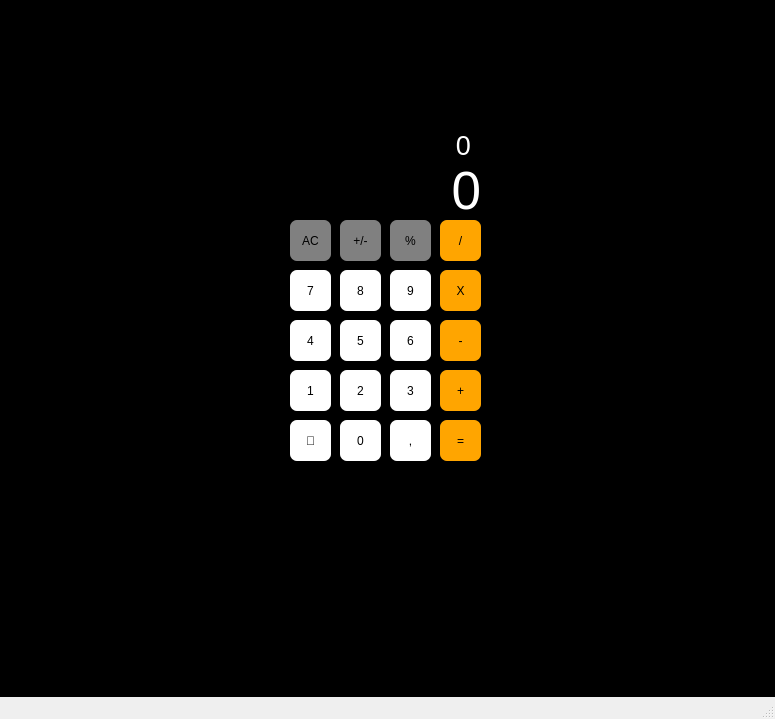
<?xml version="1.0" encoding="UTF-8"?>
<ui version="4.0">
 <class>calculator</class>
 <widget class="QMainWindow" name="calculator">
  <property name="geometry">
   <rect>
    <x>0</x>
    <y>0</y>
    <width>775</width>
    <height>719</height>
   </rect>
  </property>
  <property name="windowTitle">
   <string>MainWindow</string>
  </property>
  <property name="styleSheet">
   <string notr="true">#centralwidget {
	background-color: black;
}

</string>
  </property>
  <widget class="QWidget" name="centralwidget">
   <widget class="QToolButton" name="btn_1">
    <property name="geometry">
     <rect>
      <x>290</x>
      <y>370</y>
      <width>41</width>
      <height>41</height>
     </rect>
    </property>
    <property name="styleSheet">
     <string notr="true">#btn_1 {
	background-color: white;
	border-radius: 7px;
}</string>
    </property>
    <property name="text">
     <string>1</string>
    </property>
    <property name="shortcut">
     <string>1</string>
    </property>
   </widget>
   <widget class="QToolButton" name="btn_6">
    <property name="geometry">
     <rect>
      <x>390</x>
      <y>320</y>
      <width>41</width>
      <height>41</height>
     </rect>
    </property>
    <property name="styleSheet">
     <string notr="true">#btn_6 {
	background-color: white;
	border-radius: 7px;
}</string>
    </property>
    <property name="text">
     <string>6</string>
    </property>
    <property name="shortcut">
     <string>6</string>
    </property>
   </widget>
   <widget class="QToolButton" name="btn_2">
    <property name="geometry">
     <rect>
      <x>340</x>
      <y>370</y>
      <width>41</width>
      <height>41</height>
     </rect>
    </property>
    <property name="styleSheet">
     <string notr="true">#btn_2 {
	background-color: white;
	border-radius: 7px;
}</string>
    </property>
    <property name="text">
     <string>2</string>
    </property>
    <property name="shortcut">
     <string>2</string>
    </property>
   </widget>
   <widget class="QToolButton" name="btn_3">
    <property name="geometry">
     <rect>
      <x>390</x>
      <y>370</y>
      <width>41</width>
      <height>41</height>
     </rect>
    </property>
    <property name="styleSheet">
     <string notr="true">#btn_3 {
	background-color: white;
	border-radius: 7px;
}</string>
    </property>
    <property name="text">
     <string>3</string>
    </property>
    <property name="shortcut">
     <string>3</string>
    </property>
   </widget>
   <widget class="QToolButton" name="btn_4">
    <property name="geometry">
     <rect>
      <x>290</x>
      <y>320</y>
      <width>41</width>
      <height>41</height>
     </rect>
    </property>
    <property name="styleSheet">
     <string notr="true">#btn_4 {
	background-color: white;
	border-radius: 7px;
}</string>
    </property>
    <property name="text">
     <string>4</string>
    </property>
    <property name="shortcut">
     <string>4</string>
    </property>
   </widget>
   <widget class="QToolButton" name="btn_7">
    <property name="geometry">
     <rect>
      <x>290</x>
      <y>270</y>
      <width>41</width>
      <height>41</height>
     </rect>
    </property>
    <property name="styleSheet">
     <string notr="true">#btn_7 {
	background-color: white;
	border-radius: 7px;
}</string>
    </property>
    <property name="text">
     <string>7</string>
    </property>
    <property name="shortcut">
     <string>7</string>
    </property>
   </widget>
   <widget class="QToolButton" name="btn_9">
    <property name="geometry">
     <rect>
      <x>390</x>
      <y>270</y>
      <width>41</width>
      <height>41</height>
     </rect>
    </property>
    <property name="styleSheet">
     <string notr="true">#btn_9 {
	background-color: white;
	border-radius: 7px;
}</string>
    </property>
    <property name="text">
     <string>9</string>
    </property>
    <property name="shortcut">
     <string>9</string>
    </property>
   </widget>
   <widget class="QToolButton" name="btn_8">
    <property name="geometry">
     <rect>
      <x>340</x>
      <y>270</y>
      <width>41</width>
      <height>41</height>
     </rect>
    </property>
    <property name="styleSheet">
     <string notr="true">#btn_8 {
	background-color: white;
	border-radius: 7px;
}</string>
    </property>
    <property name="text">
     <string>8</string>
    </property>
    <property name="shortcut">
     <string>8</string>
    </property>
   </widget>
   <widget class="QToolButton" name="btn_5">
    <property name="geometry">
     <rect>
      <x>340</x>
      <y>320</y>
      <width>41</width>
      <height>41</height>
     </rect>
    </property>
    <property name="styleSheet">
     <string notr="true">#btn_5 {
	background-color: white;
	border-radius: 7px;
}</string>
    </property>
    <property name="text">
     <string>5</string>
    </property>
    <property name="shortcut">
     <string>5</string>
    </property>
   </widget>
   <widget class="QToolButton" name="btn_adicao">
    <property name="geometry">
     <rect>
      <x>440</x>
      <y>370</y>
      <width>41</width>
      <height>41</height>
     </rect>
    </property>
    <property name="styleSheet">
     <string notr="true">#btn_adicao {
	background-color: orange;
	border-radius: 7px;
}</string>
    </property>
    <property name="text">
     <string>+</string>
    </property>
    <property name="shortcut">
     <string>+</string>
    </property>
   </widget>
   <widget class="QToolButton" name="btn_virgula">
    <property name="geometry">
     <rect>
      <x>390</x>
      <y>420</y>
      <width>41</width>
      <height>41</height>
     </rect>
    </property>
    <property name="styleSheet">
     <string notr="true">#btn_virgula {
	background-color: white;
	border-radius: 7px;
}</string>
    </property>
    <property name="text">
     <string>,</string>
    </property>
    <property name="shortcut">
     <string>,</string>
    </property>
   </widget>
   <widget class="QToolButton" name="btn_icone">
    <property name="geometry">
     <rect>
      <x>290</x>
      <y>420</y>
      <width>41</width>
      <height>41</height>
     </rect>
    </property>
    <property name="styleSheet">
     <string notr="true">#btn_icone {
	background-color: white;
	border-radius: 7px;
}</string>
    </property>
    <property name="text">
     <string>🔢</string>
    </property>
   </widget>
   <widget class="QToolButton" name="btn_0">
    <property name="geometry">
     <rect>
      <x>340</x>
      <y>420</y>
      <width>41</width>
      <height>41</height>
     </rect>
    </property>
    <property name="styleSheet">
     <string notr="true">#btn_0 {
	background-color: white;
	border-radius: 7px;
}</string>
    </property>
    <property name="text">
     <string>0</string>
    </property>
    <property name="shortcut">
     <string>0</string>
    </property>
   </widget>
   <widget class="QToolButton" name="btn_maismenos">
    <property name="geometry">
     <rect>
      <x>340</x>
      <y>220</y>
      <width>41</width>
      <height>41</height>
     </rect>
    </property>
    <property name="styleSheet">
     <string notr="true">#btn_maismenos {
	background-color: gray;
	border-radius: 7px;
}</string>
    </property>
    <property name="text">
     <string>+/-</string>
    </property>
   </widget>
   <widget class="QToolButton" name="btn_porcento">
    <property name="geometry">
     <rect>
      <x>390</x>
      <y>220</y>
      <width>41</width>
      <height>41</height>
     </rect>
    </property>
    <property name="styleSheet">
     <string notr="true">#btn_porcento {
	background-color: gray;
	border-radius: 7px;
}</string>
    </property>
    <property name="text">
     <string>%</string>
    </property>
    <property name="shortcut">
     <string>%</string>
    </property>
   </widget>
   <widget class="QToolButton" name="btn_divisao">
    <property name="geometry">
     <rect>
      <x>440</x>
      <y>220</y>
      <width>41</width>
      <height>41</height>
     </rect>
    </property>
    <property name="palette">
     <palette>
      <active>
       <colorrole role="WindowText">
        <brush brushstyle="SolidPattern">
         <color alpha="255">
          <red>0</red>
          <green>0</green>
          <blue>0</blue>
         </color>
        </brush>
       </colorrole>
       <colorrole role="Button">
        <brush brushstyle="SolidPattern">
         <color alpha="255">
          <red>255</red>
          <green>165</green>
          <blue>0</blue>
         </color>
        </brush>
       </colorrole>
       <colorrole role="Light">
        <brush brushstyle="SolidPattern">
         <color alpha="255">
          <red>255</red>
          <green>213</green>
          <blue>127</blue>
         </color>
        </brush>
       </colorrole>
       <colorrole role="Midlight">
        <brush brushstyle="SolidPattern">
         <color alpha="255">
          <red>255</red>
          <green>191</green>
          <blue>63</blue>
         </color>
        </brush>
       </colorrole>
       <colorrole role="Dark">
        <brush brushstyle="SolidPattern">
         <color alpha="255">
          <red>127</red>
          <green>85</green>
          <blue>0</blue>
         </color>
        </brush>
       </colorrole>
       <colorrole role="Mid">
        <brush brushstyle="SolidPattern">
         <color alpha="255">
          <red>170</red>
          <green>113</green>
          <blue>0</blue>
         </color>
        </brush>
       </colorrole>
       <colorrole role="Text">
        <brush brushstyle="SolidPattern">
         <color alpha="255">
          <red>0</red>
          <green>0</green>
          <blue>0</blue>
         </color>
        </brush>
       </colorrole>
       <colorrole role="BrightText">
        <brush brushstyle="SolidPattern">
         <color alpha="255">
          <red>255</red>
          <green>255</green>
          <blue>255</blue>
         </color>
        </brush>
       </colorrole>
       <colorrole role="ButtonText">
        <brush brushstyle="SolidPattern">
         <color alpha="255">
          <red>0</red>
          <green>0</green>
          <blue>0</blue>
         </color>
        </brush>
       </colorrole>
       <colorrole role="Base">
        <brush brushstyle="SolidPattern">
         <color alpha="255">
          <red>255</red>
          <green>165</green>
          <blue>0</blue>
         </color>
        </brush>
       </colorrole>
       <colorrole role="Window">
        <brush brushstyle="SolidPattern">
         <color alpha="255">
          <red>255</red>
          <green>165</green>
          <blue>0</blue>
         </color>
        </brush>
       </colorrole>
       <colorrole role="Shadow">
        <brush brushstyle="SolidPattern">
         <color alpha="255">
          <red>0</red>
          <green>0</green>
          <blue>0</blue>
         </color>
        </brush>
       </colorrole>
       <colorrole role="AlternateBase">
        <brush brushstyle="SolidPattern">
         <color alpha="255">
          <red>255</red>
          <green>212</green>
          <blue>127</blue>
         </color>
        </brush>
       </colorrole>
       <colorrole role="ToolTipBase">
        <brush brushstyle="SolidPattern">
         <color alpha="255">
          <red>255</red>
          <green>255</green>
          <blue>220</blue>
         </color>
        </brush>
       </colorrole>
       <colorrole role="ToolTipText">
        <brush brushstyle="SolidPattern">
         <color alpha="255">
          <red>0</red>
          <green>0</green>
          <blue>0</blue>
         </color>
        </brush>
       </colorrole>
      </active>
      <inactive>
       <colorrole role="WindowText">
        <brush brushstyle="SolidPattern">
         <color alpha="255">
          <red>0</red>
          <green>0</green>
          <blue>0</blue>
         </color>
        </brush>
       </colorrole>
       <colorrole role="Button">
        <brush brushstyle="SolidPattern">
         <color alpha="255">
          <red>255</red>
          <green>165</green>
          <blue>0</blue>
         </color>
        </brush>
       </colorrole>
       <colorrole role="Light">
        <brush brushstyle="SolidPattern">
         <color alpha="255">
          <red>255</red>
          <green>213</green>
          <blue>127</blue>
         </color>
        </brush>
       </colorrole>
       <colorrole role="Midlight">
        <brush brushstyle="SolidPattern">
         <color alpha="255">
          <red>255</red>
          <green>191</green>
          <blue>63</blue>
         </color>
        </brush>
       </colorrole>
       <colorrole role="Dark">
        <brush brushstyle="SolidPattern">
         <color alpha="255">
          <red>127</red>
          <green>85</green>
          <blue>0</blue>
         </color>
        </brush>
       </colorrole>
       <colorrole role="Mid">
        <brush brushstyle="SolidPattern">
         <color alpha="255">
          <red>170</red>
          <green>113</green>
          <blue>0</blue>
         </color>
        </brush>
       </colorrole>
       <colorrole role="Text">
        <brush brushstyle="SolidPattern">
         <color alpha="255">
          <red>0</red>
          <green>0</green>
          <blue>0</blue>
         </color>
        </brush>
       </colorrole>
       <colorrole role="BrightText">
        <brush brushstyle="SolidPattern">
         <color alpha="255">
          <red>255</red>
          <green>255</green>
          <blue>255</blue>
         </color>
        </brush>
       </colorrole>
       <colorrole role="ButtonText">
        <brush brushstyle="SolidPattern">
         <color alpha="255">
          <red>0</red>
          <green>0</green>
          <blue>0</blue>
         </color>
        </brush>
       </colorrole>
       <colorrole role="Base">
        <brush brushstyle="SolidPattern">
         <color alpha="255">
          <red>255</red>
          <green>165</green>
          <blue>0</blue>
         </color>
        </brush>
       </colorrole>
       <colorrole role="Window">
        <brush brushstyle="SolidPattern">
         <color alpha="255">
          <red>255</red>
          <green>165</green>
          <blue>0</blue>
         </color>
        </brush>
       </colorrole>
       <colorrole role="Shadow">
        <brush brushstyle="SolidPattern">
         <color alpha="255">
          <red>0</red>
          <green>0</green>
          <blue>0</blue>
         </color>
        </brush>
       </colorrole>
       <colorrole role="AlternateBase">
        <brush brushstyle="SolidPattern">
         <color alpha="255">
          <red>255</red>
          <green>212</green>
          <blue>127</blue>
         </color>
        </brush>
       </colorrole>
       <colorrole role="ToolTipBase">
        <brush brushstyle="SolidPattern">
         <color alpha="255">
          <red>255</red>
          <green>255</green>
          <blue>220</blue>
         </color>
        </brush>
       </colorrole>
       <colorrole role="ToolTipText">
        <brush brushstyle="SolidPattern">
         <color alpha="255">
          <red>0</red>
          <green>0</green>
          <blue>0</blue>
         </color>
        </brush>
       </colorrole>
      </inactive>
      <disabled>
       <colorrole role="WindowText">
        <brush brushstyle="SolidPattern">
         <color alpha="255">
          <red>127</red>
          <green>85</green>
          <blue>0</blue>
         </color>
        </brush>
       </colorrole>
       <colorrole role="Button">
        <brush brushstyle="SolidPattern">
         <color alpha="255">
          <red>255</red>
          <green>165</green>
          <blue>0</blue>
         </color>
        </brush>
       </colorrole>
       <colorrole role="Light">
        <brush brushstyle="SolidPattern">
         <color alpha="255">
          <red>255</red>
          <green>213</green>
          <blue>127</blue>
         </color>
        </brush>
       </colorrole>
       <colorrole role="Midlight">
        <brush brushstyle="SolidPattern">
         <color alpha="255">
          <red>255</red>
          <green>191</green>
          <blue>63</blue>
         </color>
        </brush>
       </colorrole>
       <colorrole role="Dark">
        <brush brushstyle="SolidPattern">
         <color alpha="255">
          <red>127</red>
          <green>85</green>
          <blue>0</blue>
         </color>
        </brush>
       </colorrole>
       <colorrole role="Mid">
        <brush brushstyle="SolidPattern">
         <color alpha="255">
          <red>170</red>
          <green>113</green>
          <blue>0</blue>
         </color>
        </brush>
       </colorrole>
       <colorrole role="Text">
        <brush brushstyle="SolidPattern">
         <color alpha="255">
          <red>127</red>
          <green>85</green>
          <blue>0</blue>
         </color>
        </brush>
       </colorrole>
       <colorrole role="BrightText">
        <brush brushstyle="SolidPattern">
         <color alpha="255">
          <red>255</red>
          <green>255</green>
          <blue>255</blue>
         </color>
        </brush>
       </colorrole>
       <colorrole role="ButtonText">
        <brush brushstyle="SolidPattern">
         <color alpha="255">
          <red>127</red>
          <green>85</green>
          <blue>0</blue>
         </color>
        </brush>
       </colorrole>
       <colorrole role="Base">
        <brush brushstyle="SolidPattern">
         <color alpha="255">
          <red>255</red>
          <green>165</green>
          <blue>0</blue>
         </color>
        </brush>
       </colorrole>
       <colorrole role="Window">
        <brush brushstyle="SolidPattern">
         <color alpha="255">
          <red>255</red>
          <green>165</green>
          <blue>0</blue>
         </color>
        </brush>
       </colorrole>
       <colorrole role="Shadow">
        <brush brushstyle="SolidPattern">
         <color alpha="255">
          <red>0</red>
          <green>0</green>
          <blue>0</blue>
         </color>
        </brush>
       </colorrole>
       <colorrole role="AlternateBase">
        <brush brushstyle="SolidPattern">
         <color alpha="255">
          <red>255</red>
          <green>170</green>
          <blue>0</blue>
         </color>
        </brush>
       </colorrole>
       <colorrole role="ToolTipBase">
        <brush brushstyle="SolidPattern">
         <color alpha="255">
          <red>255</red>
          <green>255</green>
          <blue>220</blue>
         </color>
        </brush>
       </colorrole>
       <colorrole role="ToolTipText">
        <brush brushstyle="SolidPattern">
         <color alpha="255">
          <red>0</red>
          <green>0</green>
          <blue>0</blue>
         </color>
        </brush>
       </colorrole>
      </disabled>
     </palette>
    </property>
    <property name="styleSheet">
     <string notr="true">#btn_divisao {
	background-color: orange;
	border-radius: 7px;
}</string>
    </property>
    <property name="text">
     <string>/</string>
    </property>
    <property name="shortcut">
     <string>/</string>
    </property>
   </widget>
   <widget class="QToolButton" name="btn_subtracao">
    <property name="geometry">
     <rect>
      <x>440</x>
      <y>320</y>
      <width>41</width>
      <height>41</height>
     </rect>
    </property>
    <property name="styleSheet">
     <string notr="true">#btn_subtracao {
	background-color: orange;
	border-radius: 7px;
}</string>
    </property>
    <property name="text">
     <string>-</string>
    </property>
    <property name="shortcut">
     <string>-</string>
    </property>
   </widget>
   <widget class="QToolButton" name="btn_multiplicacao">
    <property name="geometry">
     <rect>
      <x>440</x>
      <y>270</y>
      <width>41</width>
      <height>41</height>
     </rect>
    </property>
    <property name="styleSheet">
     <string notr="true">#btn_multiplicacao {
	background-color: orange;
	border-radius: 7px;
}</string>
    </property>
    <property name="text">
     <string>X</string>
    </property>
    <property name="shortcut">
     <string>*</string>
    </property>
   </widget>
   <widget class="QToolButton" name="btn_ac">
    <property name="geometry">
     <rect>
      <x>290</x>
      <y>220</y>
      <width>41</width>
      <height>41</height>
     </rect>
    </property>
    <property name="styleSheet">
     <string notr="true">#btn_ac {
	background-color: gray;
	border-radius: 7px;
}</string>
    </property>
    <property name="text">
     <string>AC</string>
    </property>
    <property name="shortcut">
     <string>Backspace</string>
    </property>
   </widget>
   <widget class="QToolButton" name="btn_igual">
    <property name="geometry">
     <rect>
      <x>440</x>
      <y>420</y>
      <width>41</width>
      <height>41</height>
     </rect>
    </property>
    <property name="styleSheet">
     <string notr="true">#btn_igual {
	background-color: orange;
	border-radius: 7px;
}</string>
    </property>
    <property name="text">
     <string>=</string>
    </property>
    <property name="shortcut">
     <string>=</string>
    </property>
   </widget>
   <widget class="QLabel" name="resultado">
    <property name="geometry">
     <rect>
      <x>290</x>
      <y>120</y>
      <width>191</width>
      <height>101</height>
     </rect>
    </property>
    <property name="font">
     <font>
      <pointsize>40</pointsize>
     </font>
    </property>
    <property name="styleSheet">
     <string notr="true">#resultado {
	color: white;
}</string>
    </property>
    <property name="text">
     <string>0</string>
    </property>
    <property name="alignment">
     <set>Qt::AlignBottom|Qt::AlignRight|Qt::AlignTrailing</set>
    </property>
   </widget>
   <widget class="QLabel" name="resultado2">
    <property name="geometry">
     <rect>
      <x>330</x>
      <y>120</y>
      <width>141</width>
      <height>41</height>
     </rect>
    </property>
    <property name="font">
     <font>
      <pointsize>20</pointsize>
     </font>
    </property>
    <property name="styleSheet">
     <string notr="true">#resultado2 {
 color: white;
}</string>
    </property>
    <property name="text">
     <string>0</string>
    </property>
    <property name="alignment">
     <set>Qt::AlignBottom|Qt::AlignRight|Qt::AlignTrailing</set>
    </property>
   </widget>
  </widget>
  <widget class="QMenuBar" name="menubar">
   <property name="geometry">
    <rect>
     <x>0</x>
     <y>0</y>
     <width>775</width>
     <height>21</height>
    </rect>
   </property>
  </widget>
  <widget class="QStatusBar" name="statusbar"/>
 </widget>
 <resources/>
 <connections/>
</ui>
